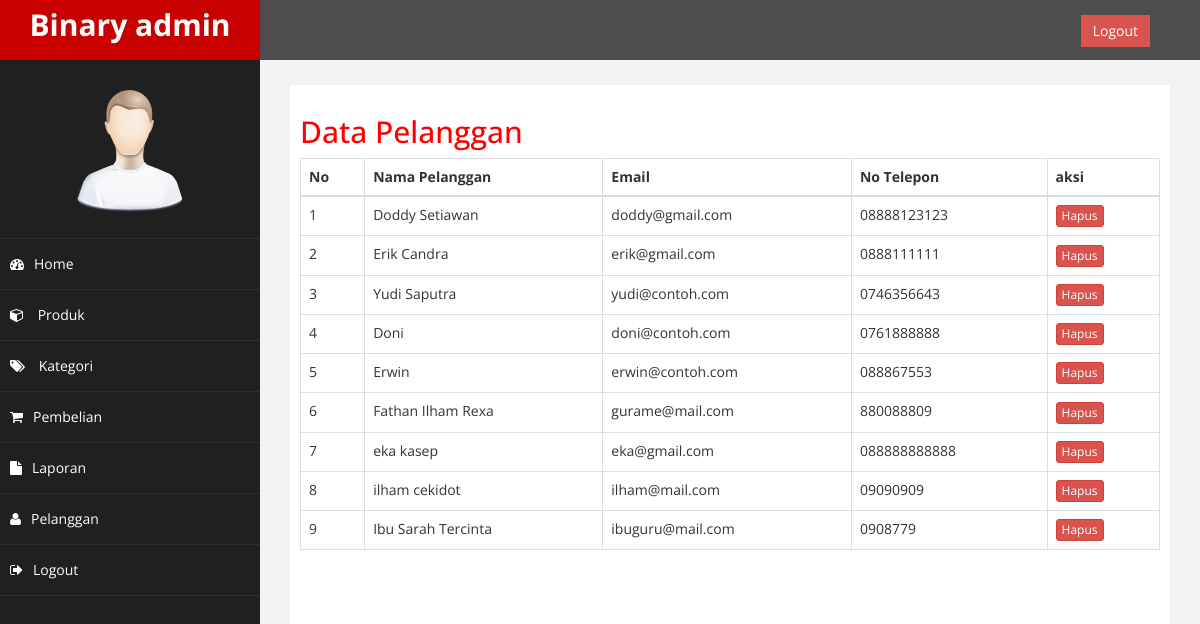
Page /admin/index.php?halaman=pelanggan (signed in) on the committed database.
### tables this page shows
CREATE TABLE `pelanggan` (
  `id_pelanggan` int(11) NOT NULL,
  `email_pelanggan` varchar(100) NOT NULL,
  `password_pelanggan` varchar(50) NOT NULL,
  `nama_pelanggan` varchar(100) NOT NULL,
  `telepon_pelanggan` varchar(100) NOT NULL,
  `alamat_pelanggan` text NOT NULL
);

### admin/pelanggan.php (the view)
<h2>Data Pelanggan</h2>
<table class="table table-bordered">
	<thead>
		<tr>
		<th>No</th>
		<th>Nama Pelanggan</th>
		<th>Email</th>
		<th>No Telepon</th>
		<th>aksi</th>
		</tr>
	</thead>
	<tbody>
		<?php $no=1; ?>
		<?php $ambil = $koneksi->query("SELECT * FROM pelanggan"); ?>
		<?php while($pecah = $ambil->fetch_assoc()): ?>
		<tr>
			<td><?= $no; ?></td>
			<td><?= $pecah["nama_pelanggan"]; ?></td>
			<td><?= $pecah["email_pelanggan"]; ?></td>
			<td><?= $pecah["telepon_pelanggan"]; ?></td>
			<td>
				<a href="" class="btn btn-danger btn-xs">Hapus</a>
			</td>
		</tr>
		<?php $no++; ?>
		<?php endwhile; ?>
	</tbody>
</table>

### admin/assets/css/custom.css (style rules this page uses)
body { font-family: 'Open Sans', sans-serif; }
h2 { color: #f00; }

### rows in the picture
pelanggan: nama_pelanggan "Doddy Setiawan", email_pelanggan "doddy@gmail.com", telepon_pelanggan "08888123123"
pelanggan: nama_pelanggan "Erik Candra", email_pelanggan "erik@gmail.com", telepon_pelanggan "0888111111"
pelanggan: nama_pelanggan "Yudi Saputra", email_pelanggan "yudi@contoh.com", telepon_pelanggan "0746356643"
pelanggan: nama_pelanggan "Doni", email_pelanggan "doni@contoh.com", telepon_pelanggan "0761888888"
pelanggan: nama_pelanggan "Erwin", email_pelanggan "erwin@contoh.com", telepon_pelanggan "088867553"
pelanggan: nama_pelanggan "Fathan Ilham Rexa", email_pelanggan "gurame@mail.com", telepon_pelanggan "880088809"
pelanggan: nama_pelanggan "eka kasep", email_pelanggan "eka@gmail.com", telepon_pelanggan "088888888888"
pelanggan: nama_pelanggan "ilham cekidot", email_pelanggan "ilham@mail.com", telepon_pelanggan "09090909"
pelanggan: nama_pelanggan "Ibu Sarah Tercinta", email_pelanggan "ibuguru@mail.com", telepon_pelanggan "0908779"
